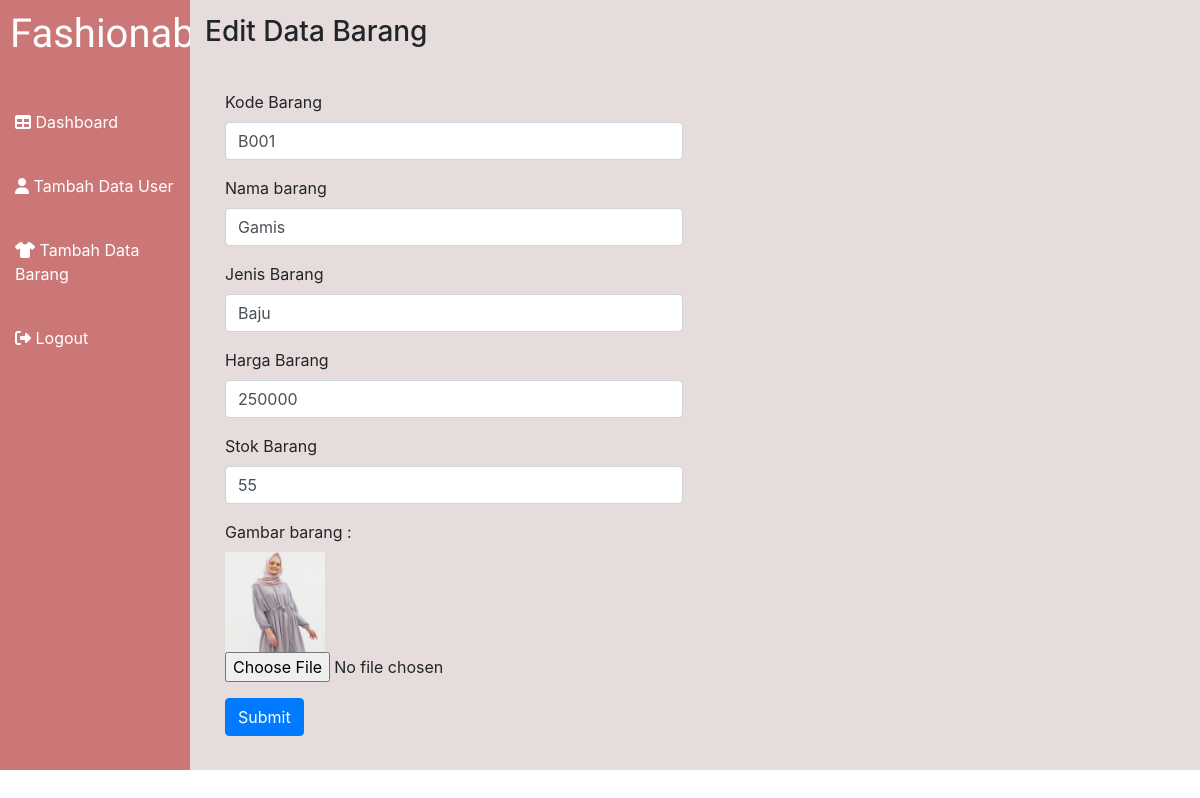
/editbarang2.php?kode_barang=B001 (signed in), run on the app's committed database.
### tables this page shows
CREATE TABLE `barang` (
  `kode_barang` varchar(10) NOT NULL,
  `gambar_barang` varchar(100) NOT NULL,
  `nama_barang` varchar(100) NOT NULL,
  `jenis_barang` varchar(100) NOT NULL,
  `harga_barang` int(6) NOT NULL,
  `stok_barang` int(4) NOT NULL
);

### functions.php (called while the page is built, shortened)
<?php
$conn = mysqli_connect('localhost', 'root', '','master');
    function query($query){
      global $conn;
      $result = mysqli_query($conn,$query);
      $rows = [];
      while($row = mysqli_fetch_assoc($result)){
        $rows[] = $row;
      }
      return $rows;
    }
?>

### editbarang2.php (the view, shortened to what this page needs)
<?php
require 'functions.php';
$kode_barang = $_GET["kode_barang"];
$barang = query("SELECT * FROM barang WHERE kode_barang = '$kode_barang'")[0];
?>
<!doctype html>
<html lang="en">
<head>
  <link rel="stylesheet" href="styles2.css">
  <link rel="stylesheet" href="https://stackpath.bootstrapcdn.com/bootstrap/4.5.0/css/bootstrap.min.css">
</head>
<body>
  <div class="row my-container">
    <div class="col-2 my-brand">
      <h1>Fashionable</h1>
    </div>
    <div class="col-10 my-header">
      <h3>Edit Data Barang</h3>
    </div>
  </div>
  <div class="row my-container2">
    <div class="col-2 my-sidebar">
      <li class="menu">
        <a href="admin2.php" class="menu-link">
          <i class="fas fa-table"></i>
          <span>Dashboard</span>
        </a>
      </li>
      <li class="menu">
        <a href="formuser2.php" class="menu-link">
          <i class="fas fa-user"></i>
          <span>Tambah Data User</span>
        </a>
      </li>
      <li class="menu">
        <a href="formbarang2.php" class="menu-link">
          <i class="fas fa-tshirt"></i>
          <span>Tambah Data Barang</span>
        </a>
      </li>
      <li class="menu">
        <a href="logout.php" class="menu-link">
          <i class="fas fa-sign-out-alt"></i>
          <span>Logout</span>
        </a>
      </li>
    </div>
    <div class="col-10 my-content">
      <div class="form-user">
        <form action="" method="POST" enctype="multipart/form-data">
          <div class="form-group">
            <label for="exampleInputKodebarang1">Kode Barang</label>
            <input type="text" name="kode_barang" value="<?= $barang["kode_barang"]; ?>" class="form-control" id="exampleInputKodebarang1" aria-describedby="Kodebarang" autofocus>
          </div>
          <div class="form-group">
            <label for="exampleInputNamabarang1">Nama barang</label>
            <input type="text" name="nama_barang" autofocus autocomplete="off" value="<?= $barang["nama_barang"]; ?>" class="form-control" id="exampleNamabarang1" aria-describedby="Namabarang">
          </div>
          <div class=" form-group">
            <label for="exampleInputJenisbarang1">Jenis Barang</label>
            <input type="text" name="jenis_barang" autocomplete="off" value="<?= $barang["jenis_barang"]; ?>" class="form-control" id="exampleInputJenisbarang1" aria-describedby="Jenisbarang">
          </div>
          <div class="form-group">
            <label for="exampleInputHargabarang1">Harga Barang</label>
            <input type="text" name="harga_barang" autocomplete="off" value="<?= $barang["harga_barang"]; ?>" class="form-control" id="exampleInputHargabarang1" aria-describedby="Hargabarang">
          </div>
          <div class="form-group">
            <label for="exampleInputStokbarang1">Stok Barang</label>
            <input type="text" name="stok_barang" autocomplete="off" value="<?= $barang["stok_barang"]; ?>" class="form-control" id="exampleInputStokbarang1">
          </div>
          <div class="form-group">
            <label>
              Gambar barang :
            </label>
            <img src="img/<?= $barang["gambar_barang"]; ?>" style="display: block;" width="100">
            <input type="file" name="gambar_barang">
          </div>
          <button type="submit" name="editbarang" class="btn btn-primary">Submit</button>
        </form>
      </div>
    </div>
  </div>
</body>
</html>

### styles2.css (style rules this page uses)
.my-container { height: 70px; }
.my-container2 { height: 700px; }
.my-brand { background-color: #CB7777; font-family: 'Satisfy', cursive; }
.my-brand h1 { color: white; margin-left: 10px; margin-top: 10px; }
.my-header { background-color: #E6DCDC; padding-top: 15px; }
.my-sidebar { background-color: #CB7777; }
.menu { list-style: none; padding-top: 40px; padding-left: 15px; }
.menu-link { color: white; }
.my-content { background-color: #E6DCDC; }
.form-user { width: 50%; padding: 20px; }

### data on the page
barang: kode_barang "B001", nama_barang "Gamis", jenis_barang "Baju", harga_barang "250000", stok_barang "55", gambar_barang (picture)
